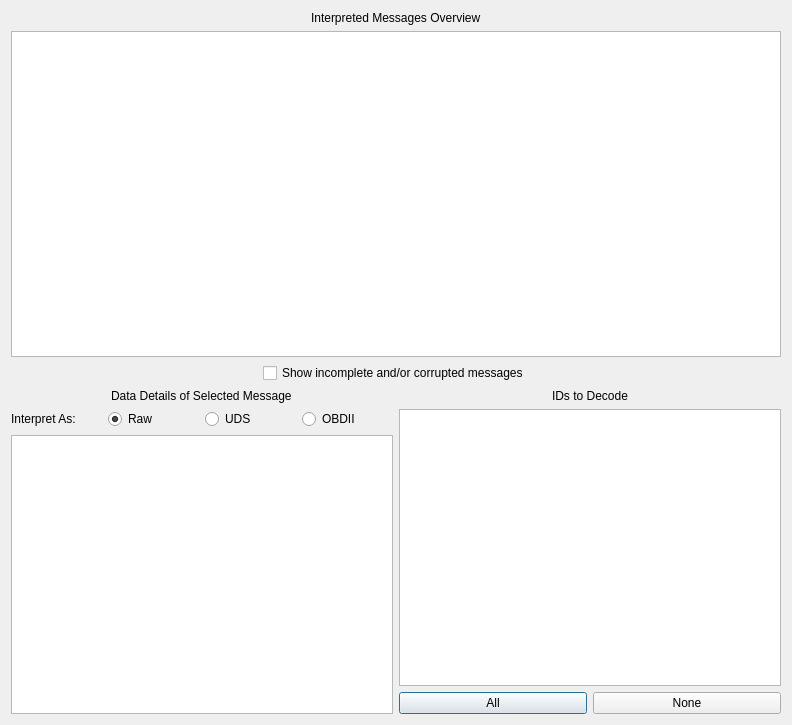
<?xml version="1.0" encoding="UTF-8"?>
<ui version="4.0">
 <class>ISOTP_InterpreterWindow</class>
 <widget class="QDialog" name="ISOTP_InterpreterWindow">
  <property name="geometry">
   <rect>
    <x>0</x>
    <y>0</y>
    <width>792</width>
    <height>725</height>
   </rect>
  </property>
  <property name="windowTitle">
   <string>ISO-TP Decoder</string>
  </property>
  <layout class="QVBoxLayout" name="verticalLayout">
   <item alignment="Qt::AlignHCenter">
    <widget class="QLabel" name="label">
     <property name="text">
      <string>Interpreted Messages Overview</string>
     </property>
    </widget>
   </item>
   <item>
    <widget class="QTableWidget" name="tableIsoFrames"/>
   </item>
   <item alignment="Qt::AlignHCenter">
    <widget class="QCheckBox" name="cbShowIncomplete">
     <property name="text">
      <string>Show incomplete and/or corrupted messages</string>
     </property>
    </widget>
   </item>
   <item>
    <layout class="QHBoxLayout" name="horizontalLayout">
     <item>
      <layout class="QVBoxLayout" name="verticalLayout_2">
       <item alignment="Qt::AlignHCenter">
        <widget class="QLabel" name="label_2">
         <property name="text">
          <string>Data Details of Selected Message</string>
         </property>
        </widget>
       </item>
       <item>
        <layout class="QHBoxLayout" name="horizontalLayout_3">
         <item>
          <widget class="QLabel" name="label_3">
           <property name="text">
            <string>Interpret As:</string>
           </property>
          </widget>
         </item>
         <item>
          <widget class="QRadioButton" name="rbRaw">
           <property name="text">
            <string>Raw</string>
           </property>
           <property name="checked">
            <bool>true</bool>
           </property>
          </widget>
         </item>
         <item>
          <widget class="QRadioButton" name="rbUDS">
           <property name="text">
            <string>UDS</string>
           </property>
          </widget>
         </item>
         <item>
          <widget class="QRadioButton" name="rbOBDII">
           <property name="text">
            <string>OBDII</string>
           </property>
          </widget>
         </item>
        </layout>
       </item>
       <item>
        <widget class="QTextBrowser" name="txtFrameDetails"/>
       </item>
      </layout>
     </item>
     <item>
      <layout class="QVBoxLayout" name="verticalLayout_4">
       <item alignment="Qt::AlignHCenter">
        <widget class="QLabel" name="lblFilter">
         <property name="text">
          <string>IDs to Decode</string>
         </property>
        </widget>
       </item>
       <item>
        <widget class="QListWidget" name="listFilter"/>
       </item>
       <item>
        <layout class="QHBoxLayout" name="horizontalLayout_2">
         <item>
          <widget class="QPushButton" name="btnAll">
           <property name="text">
            <string>All</string>
           </property>
          </widget>
         </item>
         <item>
          <widget class="QPushButton" name="btnNone">
           <property name="text">
            <string>None</string>
           </property>
          </widget>
         </item>
        </layout>
       </item>
      </layout>
     </item>
    </layout>
   </item>
  </layout>
 </widget>
 <resources/>
 <connections/>
</ui>
